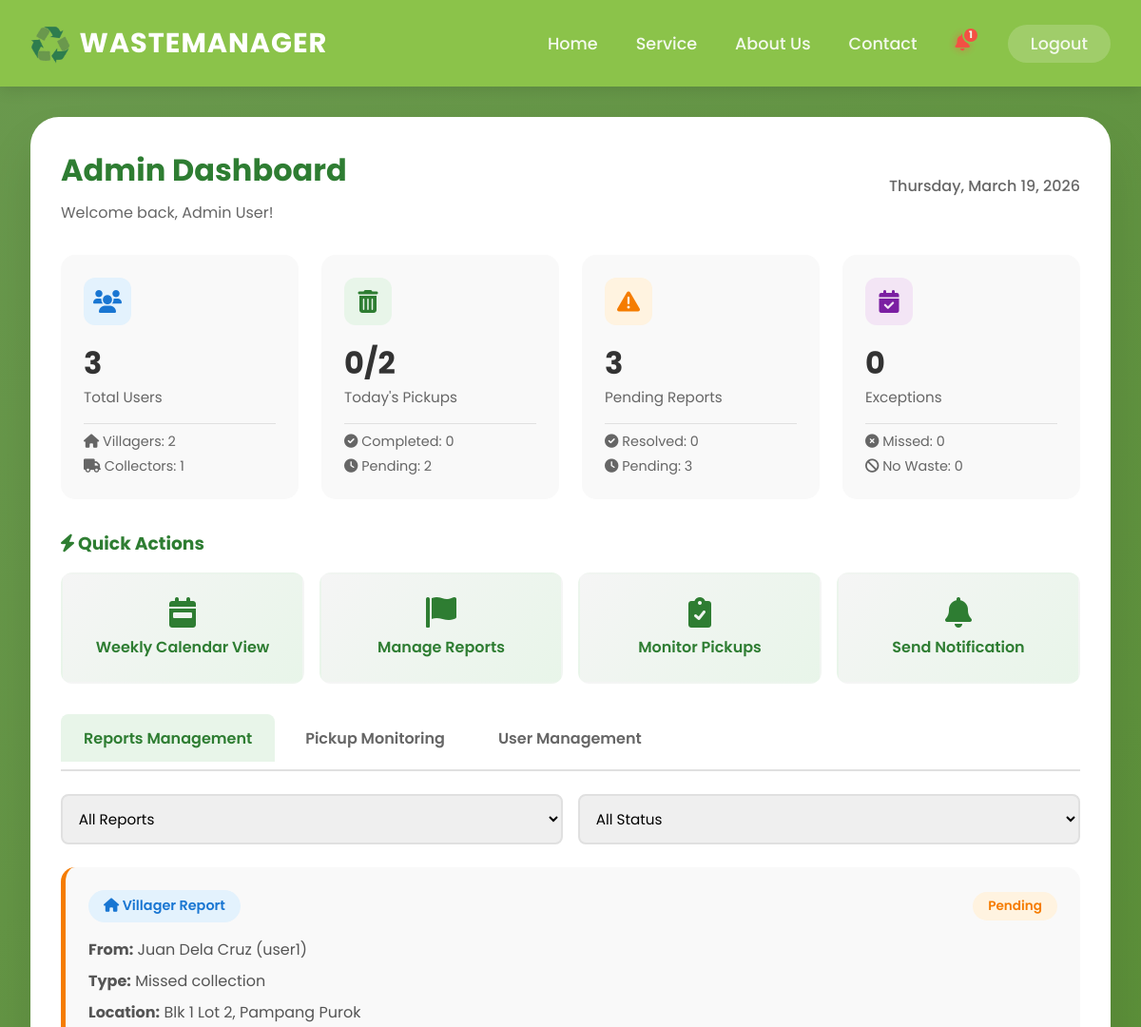
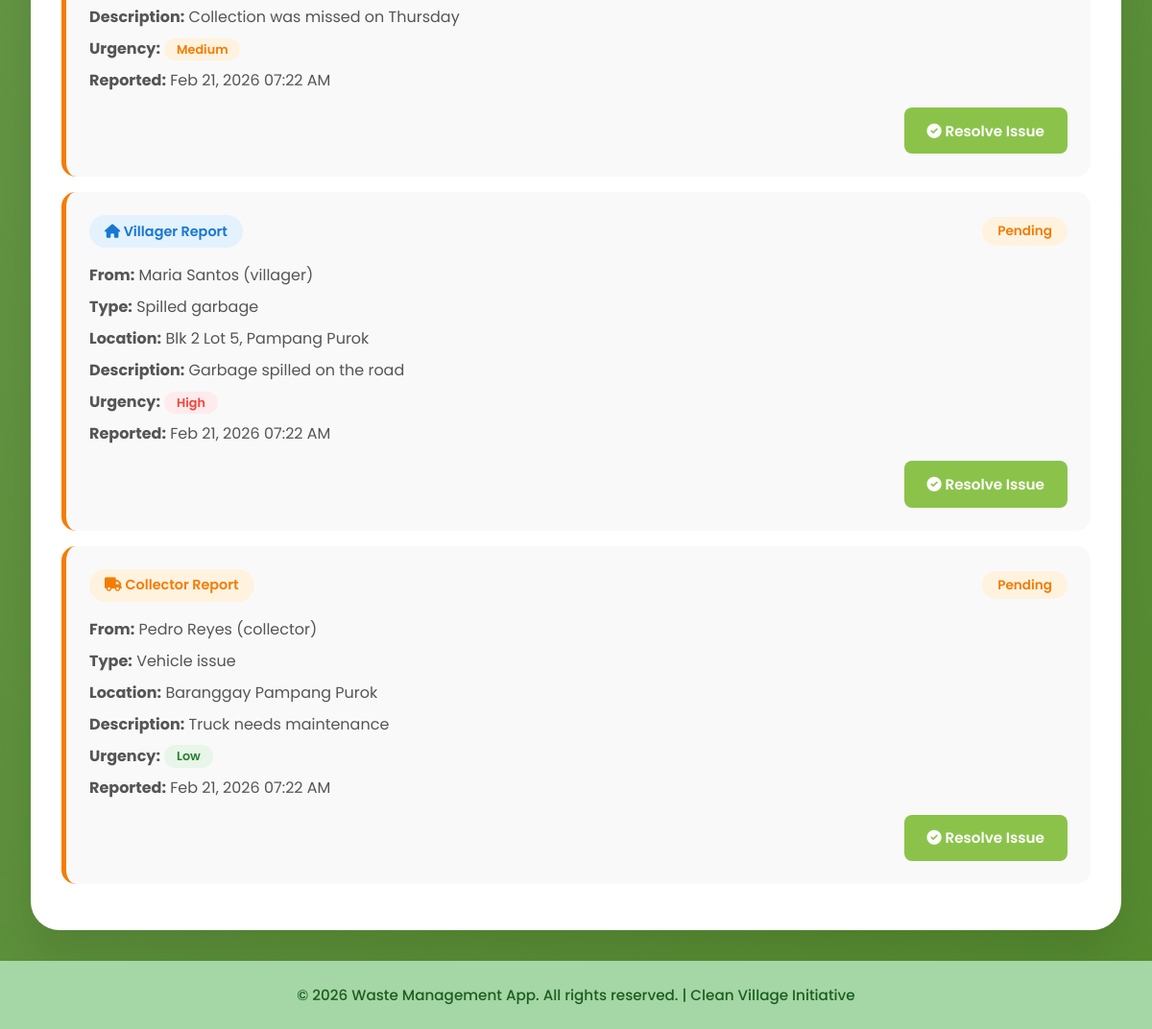
The app's page /admin-dashboard.php (signed in) with its own data (2 pictures, top to bottom).
### tables this page shows
CREATE TABLE `notifications` (
  `id` int(11) NOT NULL,
  `user_id` int(11) NOT NULL,
  `title` varchar(255) NOT NULL,
  `message` text NOT NULL,
  `type` enum('info','success','warning') DEFAULT 'info',
  `is_read` tinyint(1) DEFAULT 0,
  `created_at` timestamp NOT NULL DEFAULT current_timestamp(),
  `read_at` timestamp NULL DEFAULT NULL
);

CREATE TABLE `reports` (
  `id` int(11) NOT NULL,
  `reporter_id` int(11) NOT NULL,
  `reporter_type` enum('villager','collector') NOT NULL,
  `issue_type` varchar(50) NOT NULL,
  `location` varchar(255) NOT NULL,
  `description` text NOT NULL,
  `urgency` enum('low','medium','high') DEFAULT 'low',
  `status` enum('pending','resolved') DEFAULT 'pending',
  `admin_response` text DEFAULT NULL,
  `resolved_by` int(11) DEFAULT NULL,
  `resolved_at` timestamp NULL DEFAULT NULL,
  `created_at` timestamp NOT NULL DEFAULT current_timestamp()
);

CREATE TABLE `users` (
  `id` int(11) NOT NULL,
  `username` varchar(50) NOT NULL,
  `password` varchar(255) NOT NULL,
  `name` varchar(100) NOT NULL,
  `role` enum('villager','collector','admin') NOT NULL DEFAULT 'villager',
  `email` varchar(100) DEFAULT NULL,
  `contact_number` varchar(20) DEFAULT NULL,
  `address` text DEFAULT NULL,
  `created_at` timestamp NOT NULL DEFAULT current_timestamp(),
  `last_login` timestamp NULL DEFAULT NULL,
  `is_active` tinyint(1) DEFAULT 1
);

### config.php (called while the page is built, shortened)
<?php
function getUserName() {
    return $_SESSION['user_name'] ?? ($_SESSION['user'] ?? '');
}
function getUserNotifications($userId, $unreadOnly = true) {
    try {
        $db = getDB();
        $query = "SELECT * FROM notifications WHERE user_id = :user_id";
        if ($unreadOnly) {
            $query .= " AND is_read = 0";
        }
        $query .= " ORDER BY created_at DESC";
        $stmt = $db->prepare($query);
        $stmt->execute([':user_id' => $userId]);
        $results = $stmt->fetchAll();
        return $results;
    } catch (Exception $e) {
        error_log("Database get notifications failed: " . $e->getMessage());
    }
    return array_filter($_SESSION['notifications'], function($n) use ($userId) {
        return $n['user_id'] == $userId && (!$unreadOnly || !$n['read']);
    });
}
function getAllReports() {
    try {
        $db = getDB();
        $query = "SELECT r.*, u.name as reporter_name, u.username
                  FROM reports r
                  JOIN users u ON r.reporter_id = u.id
                  ORDER BY r.created_at DESC";
        $stmt = $db->query($query);
        return $stmt->fetchAll();
    } catch (Exception $e) {
        error_log("getAllReports error: " . $e->getMessage());
        return [];
    }
}
function getCollectionStats() {
    try {
        $db = getDB();
        $today = date('Y-m-d');
        $total = $db->query("SELECT COUNT(*) FROM users WHERE role = 'villager' AND is_active = 1")->fetchColumn();
        $stmt = $db->prepare("SELECT status, COUNT(*) as count FROM collection_statuses WHERE collection_date = :today GROUP BY status");
        $stmt->execute([':today' => $today]);
        $rows = $stmt->fetchAll();
        $stats = ['total' => (int)$total, 'pending' => 0, 'completed' => 0, 'missed' => 0, 'no_waste' => 0];
        $recorded = array_sum([$stats['completed'], $stats['missed'], $stats['no_waste']]);
        $stats['pending'] = max(0, $total - $recorded);
        return $stats;
    } catch (Exception $e) {
        error_log("getCollectionStats error: " . $e->getMessage());
        return ['total' => 0, 'pending' => 0, 'completed' => 0, 'missed' => 0, 'no_waste' => 0];
    }
}
?>

### admin-dashboard.php (the view, shortened to what this page needs)
<?php
require_once 'config.php';
$total_villagers = 0;
$total_collectors = 0;
try {
    $db = getDB();
    $stmt = $db->query("SELECT id, username, name, role, is_active FROM users WHERE role IN ('villager','collector') ORDER BY role, name ASC");
    $all_db_users = $stmt->fetchAll();
    foreach ($all_db_users as $u) {
        if ($u['role'] === 'villager') $total_villagers++;
        if ($u['role'] === 'collector') $total_collectors++;
    }
} catch (Exception $e) {
    error_log("Admin dashboard DB error: " . $e->getMessage());
}
$pickup_stats = getCollectionStats();
$all_reports = getAllReports();
$pending_reports = count(array_filter($all_reports, fn($r) => $r['status'] === 'pending'));
$resolved_reports = count(array_filter($all_reports, fn($r) => $r['status'] === 'resolved'));
include 'header.php';
?>
<div class="admin-dashboard">
    <div class="dashboard-header">
        <div>
            <h2>Admin Dashboard</h2>
            <p class="welcome-text">Welcome back, <?php echo getUserName(); ?>!</p>
        </div>
        <div class="header-actions">
            <span class="date-display"><?php echo date('l, F j, Y'); ?></span>
        </div>
    </div>
    <div class="metrics-grid">
        <div class="metric-card">
            <div class="metric-icon blue">
                <i class="fas fa-users"></i>
            </div>
            <div class="metric-info">
                <span class="metric-value"><?php echo $total_villagers + $total_collectors; ?></span>
                <span class="metric-label">Total Users</span>
            </div>
            <div class="metric-breakdown">
                <span><i class="fas fa-home"></i> Villagers: <?php echo $total_villagers; ?></span>
                <span><i class="fas fa-truck"></i> Collectors: <?php echo $total_collectors; ?></span>
            </div>
        </div>
        <div class="metric-card">
            <div class="metric-icon green">
                <i class="fas fa-trash-alt"></i>
            </div>
            <div class="metric-info">
                <span class="metric-value"><?php echo $pickup_stats['completed']; ?>/<?php echo $pickup_stats['total']; ?></span>
                <span class="metric-label">Today's Pickups</span>
            </div>
            <div class="metric-breakdown">
                <span><i class="fas fa-check-circle"></i> Completed: <?php echo $pickup_stats['completed']; ?></span>
                <span><i class="fas fa-clock"></i> Pending: <?php echo $pickup_stats['pending']; ?></span>
            </div>
        </div>
        <div class="metric-card">
            <div class="metric-icon orange">
                <i class="fas fa-exclamation-triangle"></i>
            </div>
            <div class="metric-info">
                <span class="metric-value"><?php echo $pending_reports; ?></span>
                <span class="metric-label">Pending Reports</span>
            </div>
            <div class="metric-breakdown">
                <span><i class="fas fa-check-circle"></i> Resolved: <?php echo $resolved_reports; ?></span>
                <span><i class="fas fa-clock"></i> Pending: <?php echo $pending_reports; ?></span>
            </div>
        </div>
        <div class="metric-card">
            <div class="metric-icon purple">
                <i class="fas fa-calendar-check"></i>
            </div>
            <div class="metric-info">
                <span class="metric-value"><?php echo $pickup_stats['missed'] + $pickup_stats['no_waste']; ?></span>
                <span class="metric-label">Exceptions</span>
            </div>
            <div class="metric-breakdown">
                <span><i class="fas fa-times-circle"></i> Missed: <?php echo $pickup_stats['missed']; ?></span>
                <span><i class="fas fa-ban"></i> No Waste: <?php echo $pickup_stats['no_waste']; ?></span>
            </div>
        </div>
    </div>
    <div class="quick-actions">
        <h3><i class="fas fa-bolt"></i> Quick Actions</h3>
        <div class="action-grid">
            <a href="calendar.php" class="action-card">
                <i class="fas fa-calendar-week"></i>
                <span>Weekly Calendar View</span>
            </a>
            <a href="#reports" onclick="showTab('reports')" class="action-card">
                <i class="fas fa-flag"></i>
                <span>Manage Reports</span>
            </a>
            <a href="#pickups" onclick="showTab('pickups')" class="action-card">
                <i class="fas fa-clipboard-check"></i>
                <span>Monitor Pickups</span>
            </a>
            <a href="#notifications" onclick="openNotificationModal()" class="action-card">
                <i class="fas fa-bell"></i>
                <span>Send Notification</span>
            </a>
        </div>
    </div>
    <div class="admin-tabs">
        <button class="tab-btn active" onclick="showTab('reports')">Reports Management</button>
        <button class="tab-btn" onclick="showTab('pickups')">Pickup Monitoring</button>
        <button class="tab-btn" onclick="showTab('users')">User Management</button>
    </div>
    <div id="reports-tab" class="tab-content active">
        <div class="reports-filters">
            <select id="reportTypeFilter" onchange="filterReports()">
                <option value="all">All Reports</option>
            </select>
            <select id="reportStatusFilter" onchange="filterReports()">
                <option value="all">All Status</option>
            </select>
        </div>
        <div class="reports-list">
            <?php foreach ($all_reports as $report): ?>
                <div class="report-card <?php echo $report['status']; ?>"
                    data-type="<?php echo $report['reporter_type'] ?? $report['type'] ?? 'villager'; ?>"
                    data-status="<?php echo $report['status']; ?>">
                    <div class="report-header">
                        <?php
                        $report_type = $report['reporter_type'] ?? $report['type'] ?? 'villager';
                        $report_type_display = ucfirst($report_type);
                        $report_type_icon = ($report_type === 'villager') ? 'home' : 'truck';
                        ?>
                        <div class="report-type-badge <?php echo $report_type; ?>">
                            <i class="fas fa-<?php echo $report_type_icon; ?>"></i>
                            <?php echo $report_type_display; ?> Report
                        </div>
                        <span class="report-status <?php echo $report['status']; ?>">
                            <?php echo ucfirst($report['status']); ?>
                        </span>
                    </div>
                    <div class="report-body">
                        <p><strong>From:</strong>
                            <?php
                            if (isset($report['reporter_name'])) {
                                echo $report['reporter_name'];
                            } elseif (isset($report['name'])) {
                                echo $report['name'];
                            } else {
                                echo 'Unknown';
                            }
                            if (isset($report['username'])) {
                                echo ' (' . $report['username'] . ')';
                            } elseif (isset($report['reporter'])) {
                                echo ' (' . $report['reporter'] . ')';
                            }
                            ?>
                        </p>
                        <p><strong>Type:</strong>
                            <?php
                            if (isset($report['issue_type'])) {
                                echo str_replace('_', ' ', ucfirst($report['issue_type']));
                            } else {
                                echo 'General';
                            }
                            ?>
                        </p>
                        <p><strong>Location:</strong> <?php echo $report['location'] ?? 'N/A'; ?></p>
                        <p><strong>Description:</strong>
                            <?php
                            if (!empty($report['description'])) {
                                echo nl2br(htmlspecialchars($report['description']));
                            } elseif (!empty($report['message'])) {
                                echo nl2br(htmlspecialchars($report['message']));
                            } else {
                                echo 'No description';
                            }
                            ?>
                        </p>
                        <p><strong>Urgency:</strong>
                            <span class="urgency-tag <?php echo $report['urgency'] ?? 'low'; ?>">
                                <?php echo ucfirst($report['urgency'] ?? 'low'); ?>
                            </span>
                        </p>
                        <p><strong>Reported:</strong>
                            <?php
                            if (isset($report['created_at'])) {
                                echo date('M d, Y h:i A', strtotime($report['created_at']));
                            } else {
                                echo 'Unknown date';
                            }
                            ?>
                        </p>
                    </div>
                    <?php if ($report['status'] === 'pending'): ?>
                        <div class="report-actions">
                            <button class="btn-resolve" onclick="openResolveModal('<?php echo $report['id']; ?>')">
                                <i class="fas fa-check-circle"></i> Resolve Issue
                            </button>
                        </div>
                    <?php endif; ?>
                </div>
            <?php endforeach; ?>
        </div>
    </div>
</div>
<?php include 'footer.php'; ?>

### records on screen
notifications: is_read "0", $pickup_stats['missed'] + $pickup_stats['no_waste'] "0"
reports: reporter_type "Villager", status "Pending", reporter.name "Juan Dela Cruz", reporter.username "user1", issue_type "Missed collection", location "Blk 1 Lot 2, Pampang Purok", description "Collection was missed on Thursday", urgency "Medium", created_at "Feb 21, 2026 07:22 AM"
reports: reporter_type "Villager", status "Pending", reporter.name "Maria Santos", reporter.username "villager", issue_type "Spilled garbage", location "Blk 2 Lot 5, Pampang Purok", description "Garbage spilled on the road", urgency "High", created_at "Feb 21, 2026 07:22 AM"
reports: reporter_type "Collector", status "Pending", reporter.name "Pedro Reyes", reporter.username "collector", issue_type "Vehicle issue", location "Baranggay Pampang Purok", description "Truck needs maintenance", urgency "Low", created_at "Feb 21, 2026 07:22 AM"

### other values on screen
$notif_count "1"
getUserName() "Admin User"
$total_villagers + $total_collectors "3"
$total_villagers "2"
$total_collectors "1"
$pickup_stats['total'] "2"
$pickup_stats['pending'] "2"
$pending_reports "3"
$resolved_reports "0"
